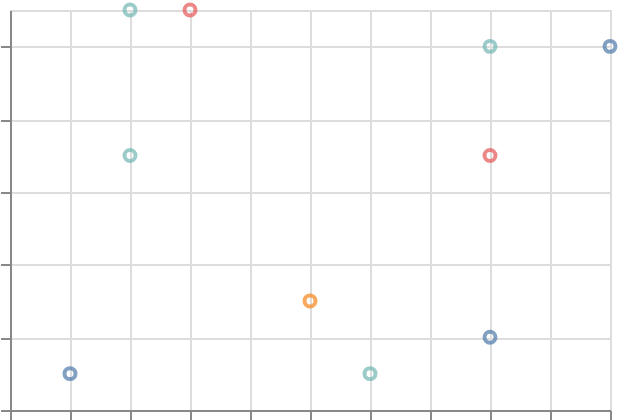

This figure's Vega-Lite source:
### Vega-Lite specification from a JSON file in a GitHub repository (floating-point values rounded to 4 significant figures)
{"$schema": "https://vega.github.io/schema/vega-lite/v6.json", "padding": 5, "autosize": "none", "width": 300, "height": 200, "data": {"name": "table", "values": [{"c": "C", "x": 5, "y": 3, "v": 7, "g": "p"}, {"c": "A", "x": 6, "y": 1, "v": 7, "g": "q"}, {"c": "A", "x": 8, "y": 10, "v": 9, "g": "p"}, {"c": "A", "x": 2, "y": 7, "v": 10, "g": "q"}, {"c": "D", "x": 8, "y": 2, "v": 1, "g": "p"}, {"c": "D", "x": 10, "y": 10, "v": 11, "g": "q"}, {"c": "B", "x": 8, "y": 7, "v": 9, "g": "p"}, {"c": "A", "x": 2, "y": 11, "v": 8, "g": "q"}, {"c": "B", "x": 3, "y": 11, "v": 1, "g": "p"}, {"c": "D", "x": 1, "y": 1, "v": 11, "g": "q"}]}, "mark": "point", "encoding": {"x": {"field": "x", "type": "quantitative"}, "y": {"field": "y", "type": "quantitative"}, "color": {"field": "c", "type": "nominal", "sort": "descending"}}}
